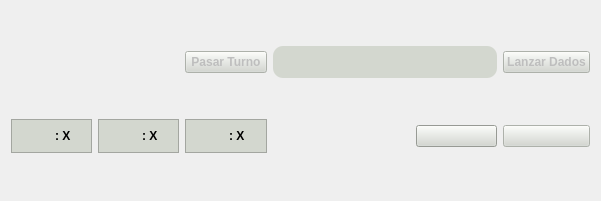
  <widget class="QWidget" name="barra_usuario" native="true">
   <property name="geometry">
    <rect>
     <x>10</x>
     <y>450</y>
     <width>601</width>
     <height>201</height>
    </rect>
   </property>
   <property name="styleSheet">
    <string notr="true">font-weight: bold;
</string>
   </property>
   <layout class="QGridLayout" name="gridLayout">
    <item row="1" column="5">
     <widget class="QPushButton" name="pushButton_2">
      <property name="enabled">
       <bool>true</bool>
      </property>
      <property name="styleSheet">
       <string notr="true">background-color: #D3D7CF</string>
      </property>
      <property name="text">
       <string/>
      </property>
      <property name="icon">
       <iconset>
        <normaloff>../sprites/Construcciones/camino_azul_0.png</normaloff>../sprites/Construcciones/camino_azul_0.png</iconset>
      </property>
      <property name="iconSize">
       <size>
        <width>80</width>
        <height>80</height>
       </size>
      </property>
     </widget>
    </item>
    <item row="0" column="6">
     <widget class="QPushButton" name="boton_lanzar_dados">
      <property name="enabled">
       <bool>false</bool>
      </property>
      <property name="styleSheet">
       <string notr="true">background-color: #D3D7CF</string>
      </property>
      <property name="text">
       <string>Lanzar Dados</string>
      </property>
     </widget>
    </item>
    <item row="0" column="3" colspan="3">
     <widget class="QFrame" name="frame">
      <property name="styleSheet">
       <string notr="true">background-color: #D3D7CF;
border-radius: 10px</string>
      </property>
      <property name="frameShape">
       <enum>QFrame::StyledPanel</enum>
      </property>
      <property name="frameShadow">
       <enum>QFrame::Raised</enum>
      </property>
      <layout class="QHBoxLayout" name="horizontalLayout_10">
       <item>
        <widget class="QLabel" name="dado_1">
         <property name="maximumSize">
          <size>
           <width>61</width>
           <height>61</height>
          </size>
         </property>
         <property name="text">
          <string/>
         </property>
         <property name="pixmap">
          <pixmap>../sprites/Dados/dado_1.png</pixmap>
         </property>
         <property name="scaledContents">
          <bool>true</bool>
         </property>
        </widget>
       </item>
       <item>
        <widget class="QLabel" name="dado_2">
         <property name="maximumSize">
          <size>
           <width>61</width>
           <height>61</height>
          </size>
         </property>
         <property name="text">
          <string/>
         </property>
         <property name="pixmap">
          <pixmap>../sprites/Dados/dado_1.png</pixmap>
         </property>
         <property name="scaledContents">
          <bool>true</bool>
         </property>
        </widget>
       </item>
      </layout>
     </widget>
    </item>
    <item row="1" column="6">
     <widget class="QPushButton" name="boton_carta_desarrollo">
      <property name="enabled">
       <bool>false</bool>
      </property>
      <property name="styleSheet">
       <string notr="true">background-color: #D3D7CF</string>
      </property>
      <property name="text">
       <string/>
      </property>
      <property name="icon">
       <iconset>
        <normaloff>../sprites/Desarrollo/carta_reverso.png</normaloff>../sprites/Desarrollo/carta_reverso.png</iconset>
      </property>
      <property name="iconSize">
       <size>
        <width>80</width>
        <height>80</height>
       </size>
      </property>
     </widget>
    </item>
    <item row="1" column="2">
     <widget class="QFrame" name="frame_carta_4">
      <property name="maximumSize">
       <size>
        <width>149</width>
        <height>133</height>
       </size>
      </property>
      <property name="styleSheet">
       <string notr="true">background-color: #D3D7CF</string>
      </property>
      <property name="frameShape">
       <enum>QFrame::StyledPanel</enum>
      </property>
      <property name="frameShadow">
       <enum>QFrame::Raised</enum>
      </property>
      <layout class="QHBoxLayout" name="horizontalLayout_13">
       <item>
        <layout class="QHBoxLayout" name="layoutcarta_4">
         <item>
          <widget class="QLabel" name="label_19">
           <property name="maximumSize">
            <size>
             <width>88</width>
             <height>111</height>
            </size>
           </property>
           <property name="text">
            <string/>
           </property>
           <property name="pixmap">
            <pixmap>../sprites/Materias_primas/carta_trigo.png</pixmap>
           </property>
           <property name="scaledContents">
            <bool>true</bool>
           </property>
          </widget>
         </item>
         <item>
          <widget class="QLabel" name="trigo_j0">
           <property name="maximumSize">
            <size>
             <width>33</width>
             <height>111</height>
            </size>
           </property>
           <property name="text">
            <string>: X</string>
           </property>
           <property name="alignment">
            <set>Qt::AlignLeading|Qt::AlignLeft|Qt::AlignVCenter</set>
           </property>
           <property name="margin">
            <number>0</number>
           </property>
          </widget>
         </item>
        </layout>
       </item>
      </layout>
     </widget>
    </item>
    <item row="1" column="0">
     <widget class="QFrame" name="frame_carta_2">
      <property name="maximumSize">
       <size>
        <width>149</width>
        <height>133</height>
       </size>
      </property>
      <property name="styleSheet">
       <string notr="true">background-color: #D3D7CF</string>
      </property>
      <property name="frameShape">
       <enum>QFrame::StyledPanel</enum>
      </property>
      <property name="frameShadow">
       <enum>QFrame::Raised</enum>
      </property>
      <layout class="QHBoxLayout" name="horizontalLayout_11">
       <item>
        <layout class="QHBoxLayout" name="layoutcarta_2">
         <item>
          <widget class="QLabel" name="label_15">
           <property name="maximumSize">
            <size>
             <width>88</width>
             <height>111</height>
            </size>
           </property>
           <property name="text">
            <string/>
           </property>
           <property name="pixmap">
            <pixmap>../sprites/Materias_primas/carta_arcilla.png</pixmap>
           </property>
           <property name="scaledContents">
            <bool>true</bool>
           </property>
          </widget>
         </item>
         <item>
          <widget class="QLabel" name="arcilla_j0">
           <property name="maximumSize">
            <size>
             <width>33</width>
             <height>111</height>
            </size>
           </property>
           <property name="text">
            <string>: X</string>
           </property>
           <property name="alignment">
            <set>Qt::AlignLeading|Qt::AlignLeft|Qt::AlignVCenter</set>
           </property>
           <property name="margin">
            <number>0</number>
           </property>
          </widget>
         </item>
        </layout>
       </item>
      </layout>
     </widget>
    </item>
    <item row="1" column="1">
     <widget class="QFrame" name="frame_carta_3">
      <property name="maximumSize">
       <size>
        <width>149</width>
        <height>133</height>
       </size>
      </property>
      <property name="styleSheet">
       <string notr="true">background-color: #D3D7CF</string>
      </property>
      <property name="frameShape">
       <enum>QFrame::StyledPanel</enum>
      </property>
      <property name="frameShadow">
       <enum>QFrame::Raised</enum>
      </property>
      <layout class="QHBoxLayout" name="horizontalLayout_12">
       <item>
        <layout class="QHBoxLayout" name="layoutcarta_3">
         <item>
          <widget class="QLabel" name="label_17">
           <property name="maximumSize">
            <size>
             <width>88</width>
             <height>111</height>
            </size>
           </property>
           <property name="text">
            <string/>
           </property>
           <property name="pixmap">
            <pixmap>../sprites/Materias_primas/carta_madera.png</pixmap>
           </property>
           <property name="scaledContents">
            <bool>true</bool>
           </property>
          </widget>
         </item>
         <item>
          <widget class="QLabel" name="madera_j0">
           <property name="maximumSize">
            <size>
             <width>33</width>
             <height>111</height>
            </size>
           </property>
           <property name="text">
            <string>: X</string>
           </property>
           <property name="alignment">
            <set>Qt::AlignLeading|Qt::AlignLeft|Qt::AlignVCenter</set>
           </property>
           <property name="margin">
            <number>0</number>
           </property>
          </widget>
         </item>
        </layout>
       </item>
      </layout>
     </widget>
    </item>
    <item row="0" column="2">
     <widget class="QPushButton" name="boton_pasar_turno">
      <property name="enabled">
       <bool>false</bool>
      </property>
      <property name="styleSheet">
       <string notr="true">background-color: #D3D7CF</string>
      </property>
      <property name="text">
       <string>Pasar Turno</string>
      </property>
     </widget>
    </item>
    <item row="1" column="4">
     <widget class="QLabel" name="label_11">
      <property name="maximumSize">
       <size>
        <width>50</width>
        <height>50</height>
       </size>
      </property>
      <property name="text">
       <string/>
      </property>
      <property name="pixmap">
       <pixmap>../sprites/Construcciones/choza_azul.png</pixmap>
      </property>
      <property name="scaledContents">
       <bool>true</bool>
      </property>
     </widget>
    </item>
   </layout>
  </widget>
